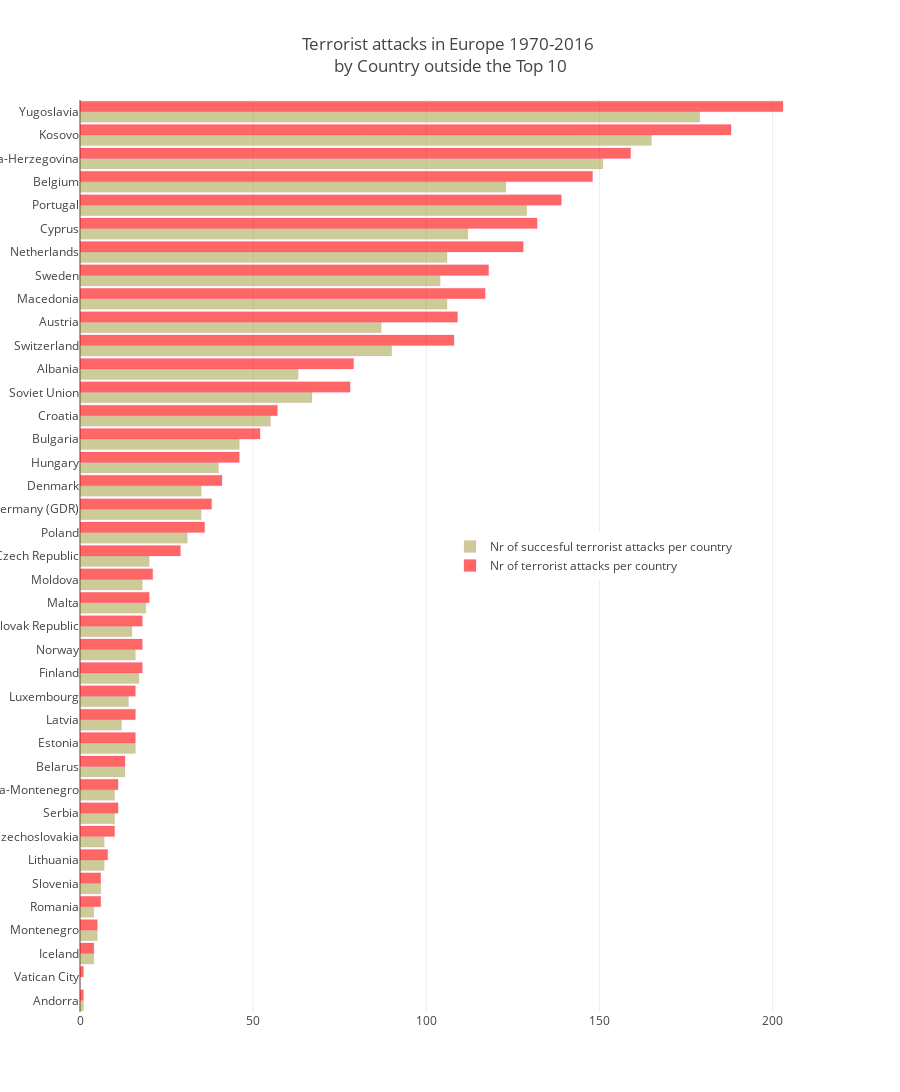

The code cell stored with this chart in its notebook:
### Code cell
trace1 = go.Bar(
    y=['Andorra','Vatican City','Iceland','Montenegro','Romania','Slovenia','Lithuania','Czechoslovakia',
       'Serbia','Serbia-Montenegro','Belarus','Estonia','Latvia','Luxembourg','Finland','Norway','Slovak Republic',
       'Malta','Moldova','Czech Republic','Poland','East Germany (GDR)','Denmark','Hungary','Bulgaria','Croatia',
       'Soviet Union','Albania','Switzerland','Austria','Macedonia','Sweden','Netherlands','Cyprus','Portugal',
       'Belgium','Bosnia-Herzegovina','Kosovo','Yugoslavia'],
    x=[1,1,4,5,6,6,8,10,11,11,13,16,16,16,18,18,18,20,21,29,36,38,41,46,52,57,78,79,108,109,117,118,128,132,139,148,159,188,203],
    name='Nr of terrorist attacks per country',
    orientation = 'h',
    marker = dict(
        color = 'rgba(255,0,0, 0.6)',
        line = dict(
            color = 'rgba(246, 78, 139, 0.2)',
            width = 1)))

trace2 = go.Bar(
    y=['Andorra','Vatican City','Iceland','Montenegro','Romania','Slovenia','Lithuania','Czechoslovakia',
       'Serbia','Serbia-Montenegro','Belarus','Estonia','Latvia','Luxembourg','Finland','Norway','Slovak Republic',
       'Malta','Moldova','Czech Republic','Poland','East Germany (GDR)','Denmark','Hungary','Bulgaria','Croatia',
       'Soviet Union','Albania','Switzerland','Austria','Macedonia','Sweden','Netherlands','Cyprus','Portugal',
       'Belgium','Bosnia-Herzegovina','Kosovo','Yugoslavia'],
    x=[1,0,4,5,4,6,7,7,10,10,13,16,12,14,17,16,15,19,18,20,31,35,35,40,46,55,67,63,90,87,106,104,106,112,129,123,151,165,179],
    name='Nr of succesful terrorist attacks per country',
    orientation = 'h',
    marker = dict(
        color = 'rgba(128,128,0, 0.4)',
        line = dict(
            color = 'rgba(246, 78, 139, 0.2)',
            width = 0.5)))

data = [trace2, trace1]
layout = go.Layout(
    legend=dict(x=0.5, y=0.5), # placing legend in the middle
    title = 'Terrorist attacks in Europe 1970-2016 <br>by Country outside the Top 10',
    barmode='group',
    bargap=0.1,
    #bargroupgap=0.1,
    autosize=False,
    width=900,
    height=1500,
)

fig = go.Figure(data=data, layout=layout)
iplot(fig)

### Figure 1 — Plotly figure (JSON) as saved in the notebook; plotly's stock layout.template omitted (floating-point values rounded to 4 significant figures)
{"data": [{"marker": {"color": "rgba(128,128,0, 0.4)", "line": {"color": "rgba(246, 78, 139, 0.2)", "width": 0.5}}, "name": "Nr of succesful terrorist attacks per country", "orientation": "h", "type": "bar", "x": [1, 0, 4, 5, 4, 6, 7, 7, 10, 10, 13, 16, 12, 14, 17, 16, 15, 19, 18, 20, 31, 35, 35, 40, 46, 55, 67, 63, 90, 87, 106, 104, 106, 112, 129, 123, 151, 165, 179], "y": ["Andorra", "Vatican City", "Iceland", "Montenegro", "Romania", "Slovenia", "Lithuania", "Czechoslovakia", "Serbia", "Serbia-Montenegro", "Belarus", "Estonia", "Latvia", "Luxembourg", "Finland", "Norway", "Slovak Republic", "Malta", "Moldova", "Czech Republic", "Poland", "East Germany (GDR)", "Denmark", "Hungary", "Bulgaria", "Croatia", "Soviet Union", "Albania", "Switzerland", "Austria", "Macedonia", "Sweden", "Netherlands", "Cyprus", "Portugal", "Belgium", "Bosnia-Herzegovina", "Kosovo", "Yugoslavia"]}, {"marker": {"color": "rgba(255,0,0, 0.6)", "line": {"color": "rgba(246, 78, 139, 0.2)", "width": 1}}, "name": "Nr of terrorist attacks per country", "orientation": "h", "type": "bar", "x": [1, 1, 4, 5, 6, 6, 8, 10, 11, 11, 13, 16, 16, 16, 18, 18, 18, 20, 21, 29, 36, 38, 41, 46, 52, 57, 78, 79, 108, 109, 117, 118, 128, 132, 139, 148, 159, 188, 203], "y": ["Andorra", "Vatican City", "Iceland", "Montenegro", "Romania", "Slovenia", "Lithuania", "Czechoslovakia", "Serbia", "Serbia-Montenegro", "Belarus", "Estonia", "Latvia", "Luxembourg", "Finland", "Norway", "Slovak Republic", "Malta", "Moldova", "Czech Republic", "Poland", "East Germany (GDR)", "Denmark", "Hungary", "Bulgaria", "Croatia", "Soviet Union", "Albania", "Switzerland", "Austria", "Macedonia", "Sweden", "Netherlands", "Cyprus", "Portugal", "Belgium", "Bosnia-Herzegovina", "Kosovo", "Yugoslavia"]}], "layout": {"autosize": false, "bargap": 0.1, "barmode": "group", "height": 1500, "legend": {"x": 0.5, "y": 0.5}, "title": "Terrorist attacks in Europe 1970-2016 <br>by Country outside the Top 10", "width": 900}}
